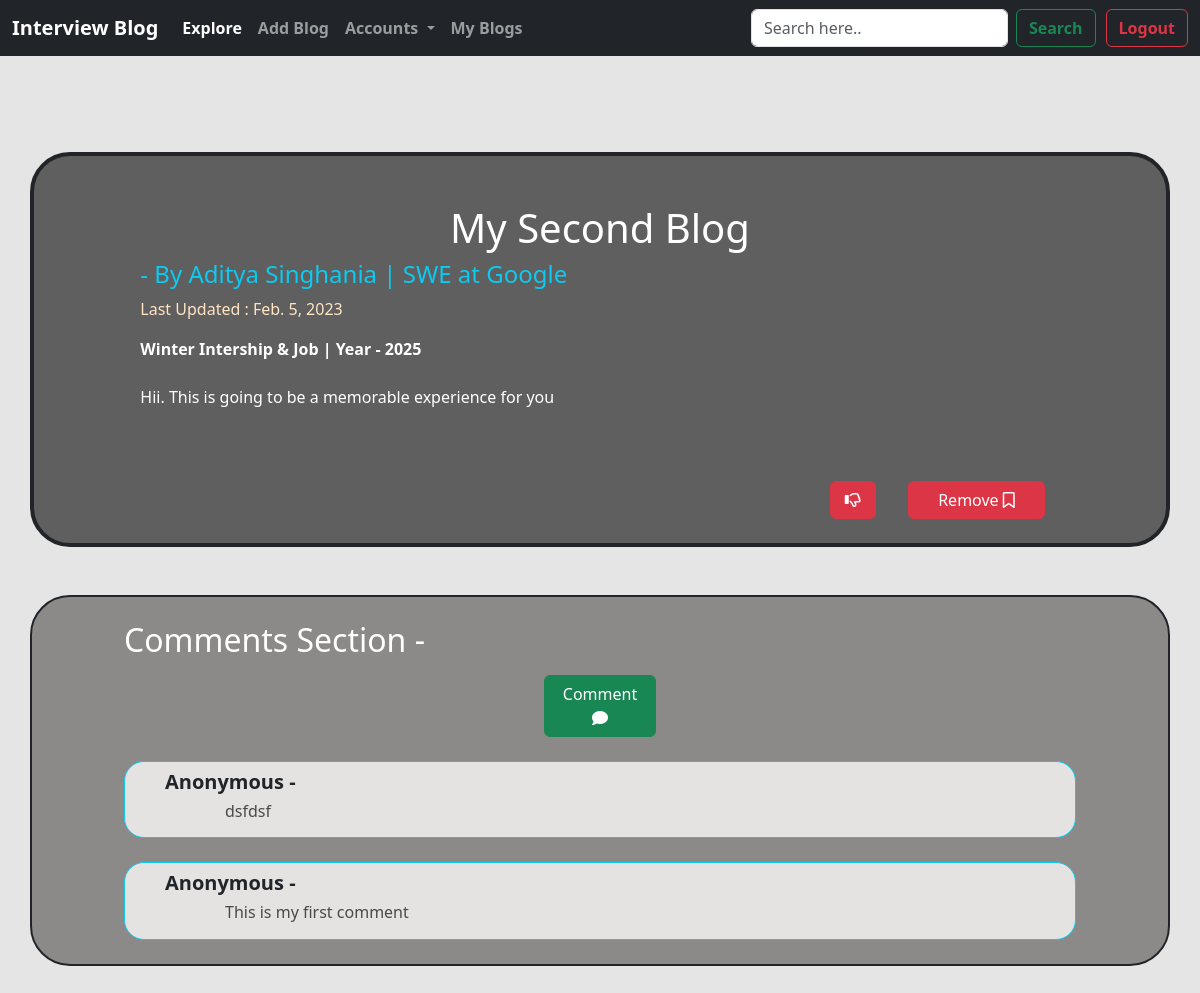
The page /viewpost/37 (signed in) on the database as committed earlier.
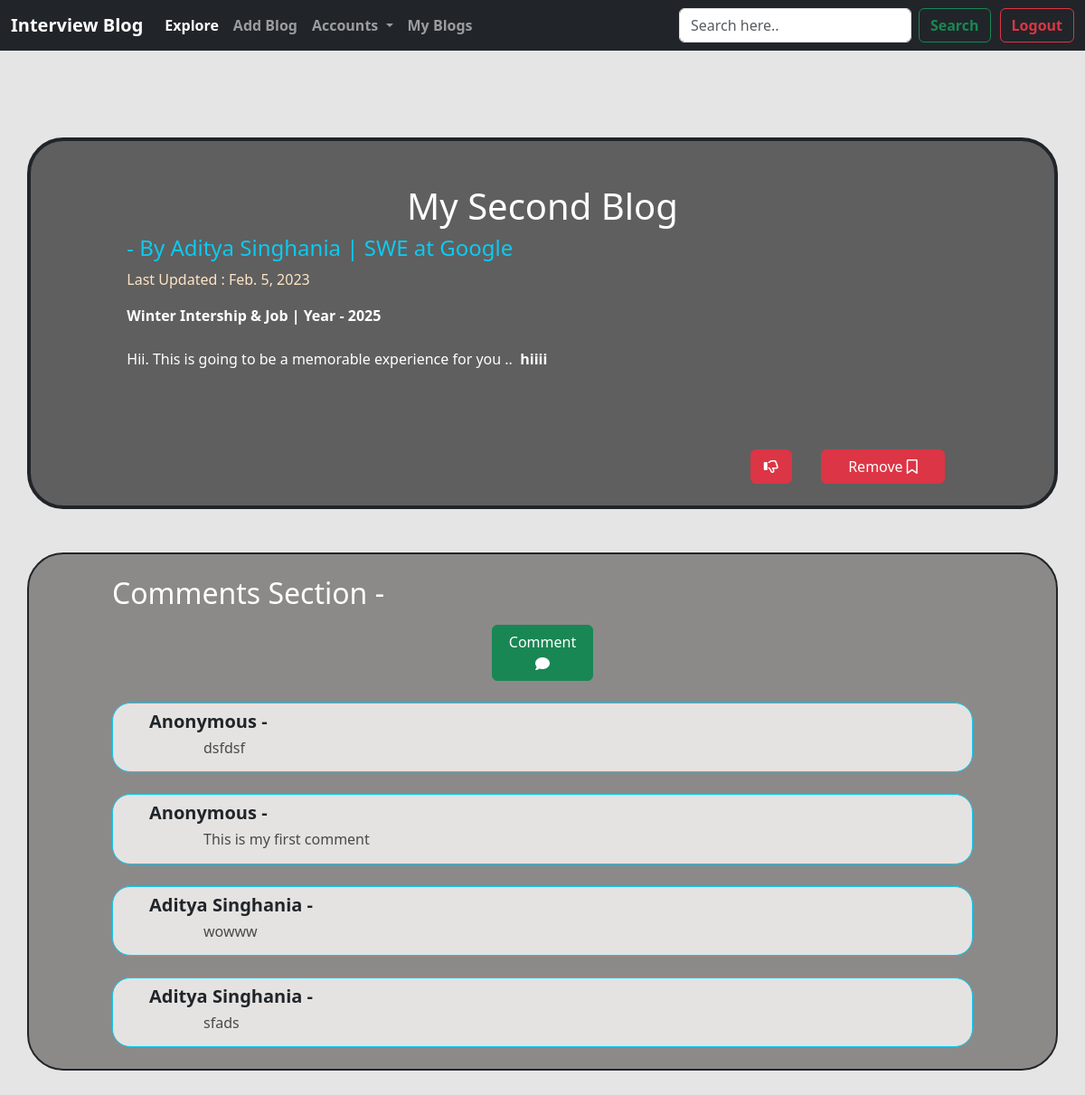
The same page on the database as committed later.
### BlogApp/models.py (models this page shows, shortened)
class BlogPost(models.Model):
    post_id = models.AutoField(primary_key=True)
    blog_title = models.CharField(max_length=100,default="Read my first post")
    blog_content = RichTextField(blank=True, null=True)
    company_name = models.CharField(max_length=50,default="")
    CHOICES = (('Summer Internship','Summer Intership'),('Winter Internship Only','Winter Intership Only'),('Winter Internship & Job','Winter Internship & Job'),('Job Only','Job Only'))
    job_offer_type = models.CharField(max_length=100, choices=CHOICES, default="Job Only")
    job_profile = models.CharField(max_length=50,default="")
    year = models.IntegerField()
    author = models.ForeignKey(User,on_delete=models.CASCADE,blank=True,null=True)
    bookmarks = models.ManyToManyField(User, default=None, blank=True, related_name='bookmarks')
    likes = models.ManyToManyField(User, default=None, blank=True, related_name='likes')
    post_date = models.DateField(auto_now_add=True)
    def total_likes(self):
        return self.likes.count()

class Comment(models.Model):
    postcomments = models.ForeignKey(BlogPost, on_delete=models.CASCADE, related_name='postcomments', default=None)
    name = models.CharField(max_length=50, default="Anonymous")
    body = models.TextField()

### BlogApp/views.py (the view)
# urls.py: path('viewpost/<int:pid>', views.viewpost, name="viewpost"),
@login_required(login_url='/login')
def viewpost(request,pid):
    post=BlogPost.objects.get(post_id=pid)
    comments = Comment.objects.all()
    targetcomments =[]
    for i in comments:
        if i.postcomments.post_id==pid:
            targetcomments.append(i)
    liked_post = get_object_or_404(BlogPost, post_id=pid)
    total_likes = liked_post.total_likes()
    liked=False
    if liked_post.likes.filter(id=request.user.id).exists():
        liked=True
    bookmarked_post = get_object_or_404(BlogPost, post_id=pid)
    bookmarked=False
    if bookmarked_post.bookmarks.filter(id=request.user.id).exists():
        bookmarked=True
    params = {'post':post, 'targetcomments' : targetcomments, 'total_likes' : total_likes, 'liked' : liked, 'bookmarked' : bookmarked}
    return render(request,'viewpost.html',params)

### BlogApp/templates/viewpost.html (shortened to what the changed rows need)
<!doctype html>
<html lang="en">
  <head>
    <link rel="stylesheet" href="https://kit.fontawesome.com/961682fbc2.css">
    <link href="https://cdn.jsdelivr.net/npm/bootstrap@5.3.0-alpha1/dist/css/bootstrap.min.css" rel="stylesheet">
  </head>
  <body>
        <br><br><br>
          <div style="height: auto;">
        <div class="container my-4 border border-dark border-4"style="background:rgb(95, 95, 95) ;  border-radius:40px; ">
          <div class="row featurette d-flex justify-content-center align-items-center">
              <div class="col-md-10 ">
                <h1 class="featurette-heading fw-normal lh-2 mt-5 mb-2 cw text-center">{{post.blog_title}}</h1>
                <h4><span class=" text-info">- By {{post.author.first_name}} {{post.author.last_name}} | {{post.job_profile}} at {{post.company_name}}</span></h4> <p style="color: bisque;">Last Updated : {{post.post_date}}</p>
                <strong class="cw">{{post.job_offer_type}} | Year - {{post.year}}</strong>
                <br><br>
                <span class="mb-4 cw" style=" display: inline-block;">{{post.blog_content|safe}}</span>
                <br>
                <br>
                <br>
                {% if not liked %}
                <a href="/likes/{{post.post_id}}" class="btn btn-primary mb-4 " role="button" style="width: 5%; margin-left: 75%;"><i class="fa-regular fa-thumbs-up"></i></a>
                {% else %}
                <a href="/likes/{{post.post_id}}" class="btn btn-danger mb-4 " role="button" style="width: 5%; margin-left: 75%;"><i class="fa-regular fa-thumbs-down"></i></a>
                {% endif %}
                {% if not bookmarked %}
                <a href="/bookmarks/{{post.post_id}}" class=" btn btn-warning mb-4" role="button" style="width: 15%;margin-left: 3%;
                ">Bookmark&nbsp;<i class="fa-regular fa-bookmark"></i></a>
                {% else %}
                <a href="/bookmarks/{{post.post_id}}" class=" btn btn-danger mb-4" role="button" style="width: 15%;margin-left: 3%;">Remove&nbsp;<i class=" fa-regular fa-bookmark"></i></a>
                {% endif %}
                <br>
              </div>
            </div>
      </div>
      <br>
      <div class="container border border-dark border-2" style=" border-radius: 40px; background: rgb(139, 138, 137);">
        <br>
        <h2 style="margin-left: 80px; color: white;">Comments Section -</h2>
        {% if targetcomments|length > 0 %}
        <br><br>
          {% for i in targetcomments %}
          <div class="border border-info" style="margin-left:80px; margin-right:80px; background: rgb(228, 227, 226); border-radius: 20px;">
            <h5 style="font-weight: bold; margin-left: 40px; " class="mt-2 text-dark">{{i.name}} - </h5>
            <h6 style="margin-left: 100px; margin-right: 80px; color: rgb(74, 73, 73);" class="mb-3">{{i.body}}</h6>
          </div>
          <br>
            {% endfor %}
          {% else %}
        <span><br><h4 class="text-center">No comments yet!</h4><a href="/viewpost/{{post.post_id}}/addcomment" class=" btn btn-success mt-2 mb-5" role="button" style="width: 10%; margin-left: 580px;">Comment <i class="fa-solid fa-comment"></i></a></span>
        {% endif %}
      </div>
      <br><br>
    </div>
  </body>
</html>

Rows that differ between the two databases and show on the page:
changed BlogPost "My Second Blog": blog_content "Hii. This is going to be a memorable experience for you" → "Hii. This is going to be a memorable experience for you .. hiiii"
added Comment: name "Aditya Singhania", body "wowww"
added Comment: name "Aditya Singhania", body "sfads"
